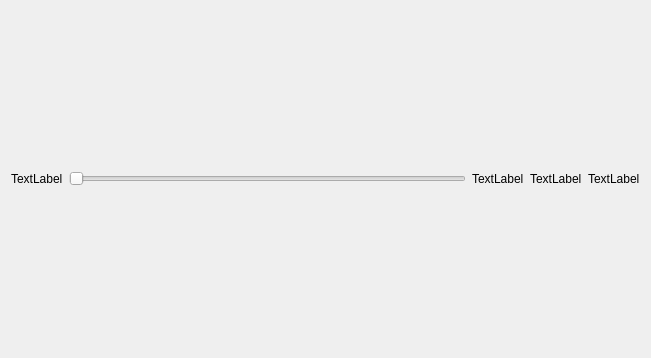
<?xml version="1.0" encoding="UTF-8"?>
<ui version="4.0">
 <class>SkillsMixer</class>
 <widget class="QWidget" name="SkillsMixer">
  <property name="geometry">
   <rect>
    <x>0</x>
    <y>0</y>
    <width>651</width>
    <height>358</height>
   </rect>
  </property>
  <property name="windowTitle">
   <string>Form</string>
  </property>
  <layout class="QHBoxLayout" name="horizontalLayout">
   <item>
    <widget class="QLabel" name="skillName">
     <property name="text">
      <string>TextLabel</string>
     </property>
    </widget>
   </item>
   <item>
    <widget class="QSlider" name="horizontalSlider">
     <property name="orientation">
      <enum>Qt::Horizontal</enum>
     </property>
    </widget>
   </item>
   <item alignment="Qt::AlignRight">
    <widget class="QLabel" name="from">
     <property name="text">
      <string>TextLabel</string>
     </property>
    </widget>
   </item>
   <item alignment="Qt::AlignHCenter">
    <widget class="QLabel" name="val">
     <property name="text">
      <string>TextLabel</string>
     </property>
    </widget>
   </item>
   <item alignment="Qt::AlignLeft">
    <widget class="QLabel" name="to">
     <property name="text">
      <string>TextLabel</string>
     </property>
    </widget>
   </item>
  </layout>
 </widget>
 <resources/>
 <connections/>
</ui>
